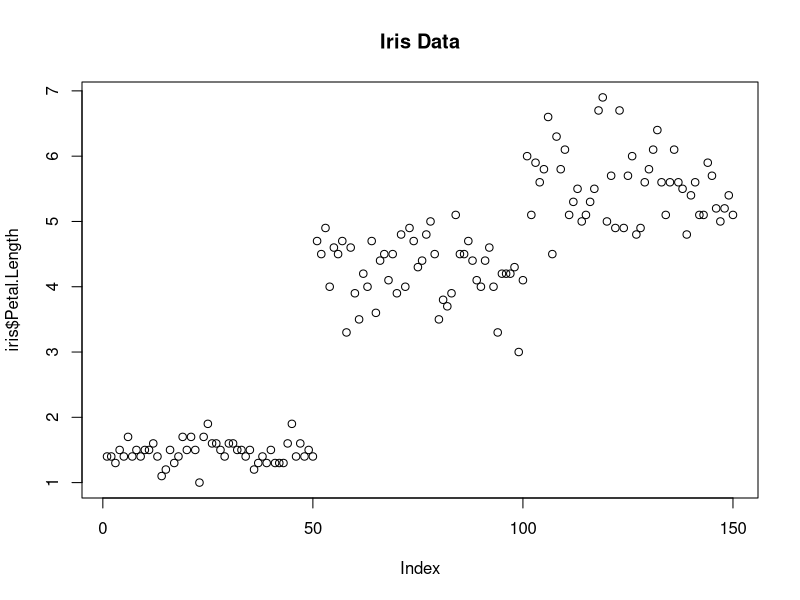
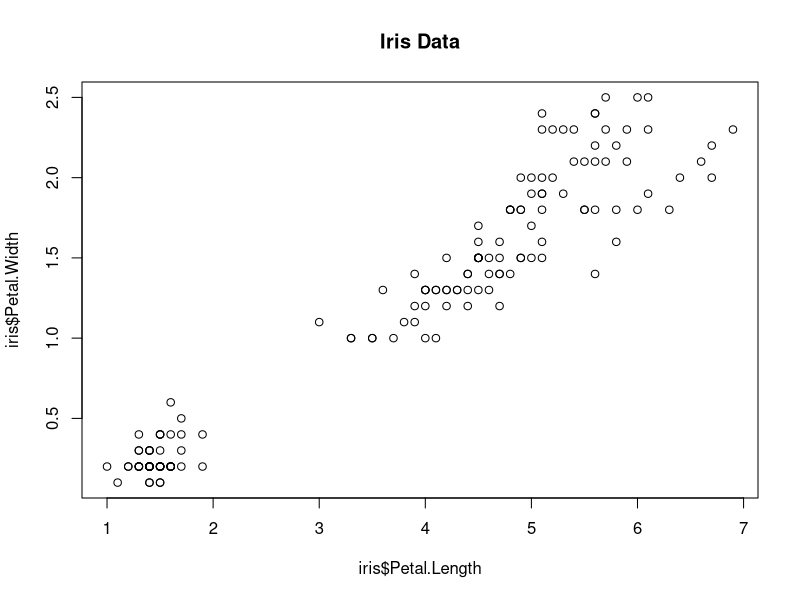
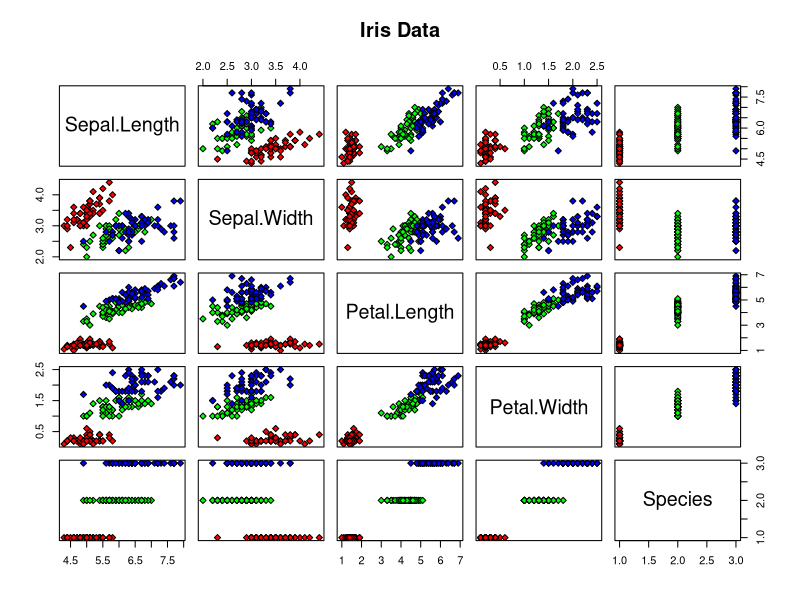
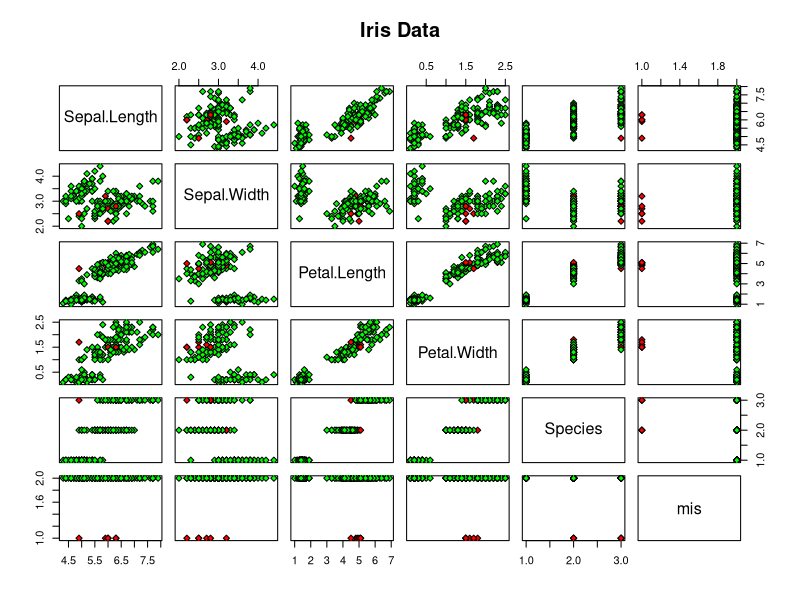

Reproduce these figures in R, in order.
# practical 2

View(iris3)

# first 50 rows, from list 1, setosa
iris3[1:50,,1]

# prints the petal lengths in vector or species
iris$Petal.Length
iris$Species

# bind the first 25 rows/results for the first 3 species of flowers
rbind(iris3[1:25,,1], iris3[1:25,,2], iris3[1:25,,3])

# plots the petal length against observatio number
plot(iris$Petal.Length, main="Iris Data")
#plots petal length against width (x=length,y=width)
plot(iris$Petal.Length, iris$Petal.Width, main="Iris Data",bg="red")
#creates array of plots of all the different variable
plot(iris, main="Iris Data",bg=c("red","green","blue")[unclass(iris$Species)],pch=23)


#changes the shape of the point
pch=23 # use the help to search what ‘pch’ is
# changes color of point, need pch element for colour to work
bg="red"
# same again... but different colour for different speices
bg=c("red","green","blue")[unclass(iris$Species)]

# vector of colours..
c("red","green","blue")
# assigns number to factor. based on factor level
unclass(iris$Species)
# selects 2nd element in vector
c("red","green","blue")[2]
# assigns colour to species. This is based on factor level and position in vector
c("red","green","blue")[unclass(iris$Species)]


library(class)
data <- iris[,1:4]
labels <- iris[,5]
result <- knn(data, data, labels,k=3)
result

# change K by ading k=1... into element
knn(data,data,labels,k=3)
# True if they match, False if they do not. check real data with knn data set.
result==labels

# Plot showing if data classified correctly
iris2=iris
iris2$mis= as.factor(result==labels)
plot(iris2, main="Iris Data",bg=c("red","green")[unclass(iris2$mis)],pch=23)

# Split data non-random
training=iris[1:75,1:4]
labels2=labels[1:75]
real=iris[76:150,1:4]
results2=knn(train = training,test = real,cl=labels2,k=3)
results2==labels[76:150]



# Split data randomisd  # Look at caret for k-fold training datasets
# https://stackoverflow.com/questions/33470373/applying-k-fold-cross-validation-model-using-caret-package
library(dplyr)
set.seed(100)
data.train=sample_frac(iris,0.5)
iris_index <- as.numeric(rownames(data.train))
data.test <- iris[-iris_index,]
labels3=data.train[,5]
results3=knn(train = data.train[,1:4],test = data.test[,1:4],cl=labels3,k=3)
results3==data.test[,5]

# Caret and cross fold

library(caret)
train_control<- trainControl(method="cv", number=5, savePredictions = TRUE)
model<- train(Species~., data=data.train, trControl=train_control, method="knn")
model$pred

resultscv=predict(model,newdata=data.test,type="raw")
resultscv==iris[76:150,5]
